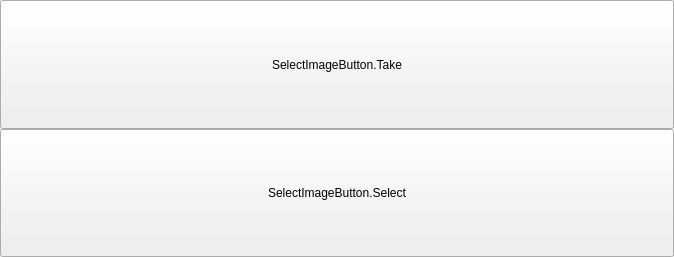
<?xml version="1.0" encoding="UTF-8"?>
<ui version="4.0">
 <class>PLSSelectImageButton</class>
 <widget class="QLabel" name="PLSSelectImageButton">
  <property name="geometry">
   <rect>
    <x>0</x>
    <y>0</y>
    <width>674</width>
    <height>257</height>
   </rect>
  </property>
  <property name="windowTitle">
   <string>Frame</string>
  </property>
  <layout class="QVBoxLayout" name="verticalLayout">
   <property name="spacing">
    <number>0</number>
   </property>
   <property name="leftMargin">
    <number>0</number>
   </property>
   <property name="topMargin">
    <number>0</number>
   </property>
   <property name="rightMargin">
    <number>0</number>
   </property>
   <property name="bottomMargin">
    <number>0</number>
   </property>
   <item>
    <widget class="QPushButton" name="takeButton">
     <property name="sizePolicy">
      <sizepolicy hsizetype="Preferred" vsizetype="Preferred">
       <horstretch>0</horstretch>
       <verstretch>0</verstretch>
      </sizepolicy>
     </property>
     <property name="text">
      <string>SelectImageButton.Take</string>
     </property>
    </widget>
   </item>
   <item>
    <widget class="QPushButton" name="selectButton">
     <property name="sizePolicy">
      <sizepolicy hsizetype="Preferred" vsizetype="Preferred">
       <horstretch>0</horstretch>
       <verstretch>0</verstretch>
      </sizepolicy>
     </property>
     <property name="text">
      <string>SelectImageButton.Select</string>
     </property>
    </widget>
   </item>
  </layout>
 </widget>
 <resources/>
 <connections/>
</ui>
